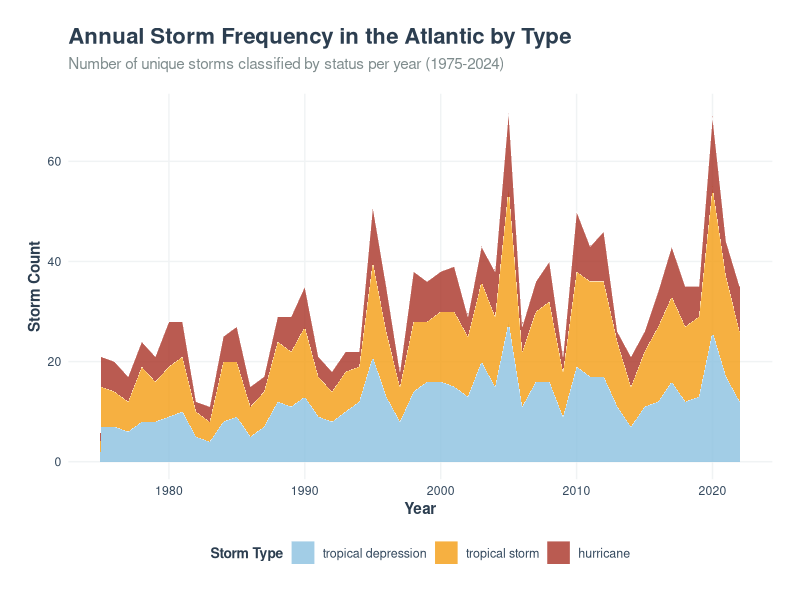

Write the R code that produced this figure.
## ---- chunk 1
#| label: setup
#| include: false
suppressPackageStartupMessages(library(tidyverse))
## ---- chunk 2
#| label: plot-storms
#| fig-cap: "Annual frequency of storm types in the Atlantic Ocean (1975-2024)."
#| warning: false
#| message: false

storms |>
  filter(status %in% c("tropical depression", "tropical storm", "hurricane")) |>
  mutate(status = factor(status, levels = c("tropical depression", "tropical storm", "hurricane"))) |>
  group_by(year, status) |>
  summarise(n_storms = n_distinct(name), .groups = "drop") |>
  ggplot(aes(x = year, y = n_storms, fill = status)) +
  geom_area(alpha = 0.8, color = "white", linewidth = 0.2, position = position_stack(reverse = TRUE)) +
  scale_fill_manual(
    values = c(
      "tropical depression" = "#8bc0e0",
      "tropical storm" = "#f39c12",
      "hurricane" = "#a93226"
    )
  ) +
  labs(
    title = "Annual Storm Frequency in the Atlantic by Type",
    subtitle = "Number of unique storms classified by status per year (1975-2024)",
    x = "Year",
    y = "Storm Count",
    fill = "Storm Type"
  ) +
  theme_minimal(base_family = "sans") +
  theme(
    plot.title = element_text(face = "bold", size = 16, color = "#2c3e50", margin = margin(b = 6)),
    plot.subtitle = element_text(size = 11, color = "#7f8c8d", margin = margin(b = 15)),
    axis.title = element_text(face = "bold", size = 11, color = "#2c3e50"),
    axis.text = element_text(color = "#34495e"),
    legend.title = element_text(face = "bold", size = 10, color = "#2c3e50"),
    legend.text = element_text(size = 9, color = "#34495e"),
    legend.position = "bottom",
    panel.grid.major = element_line(color = "#f0f3f4"),
    panel.grid.minor = element_blank(),
    plot.margin = margin(20, 20, 20, 20)
  )
